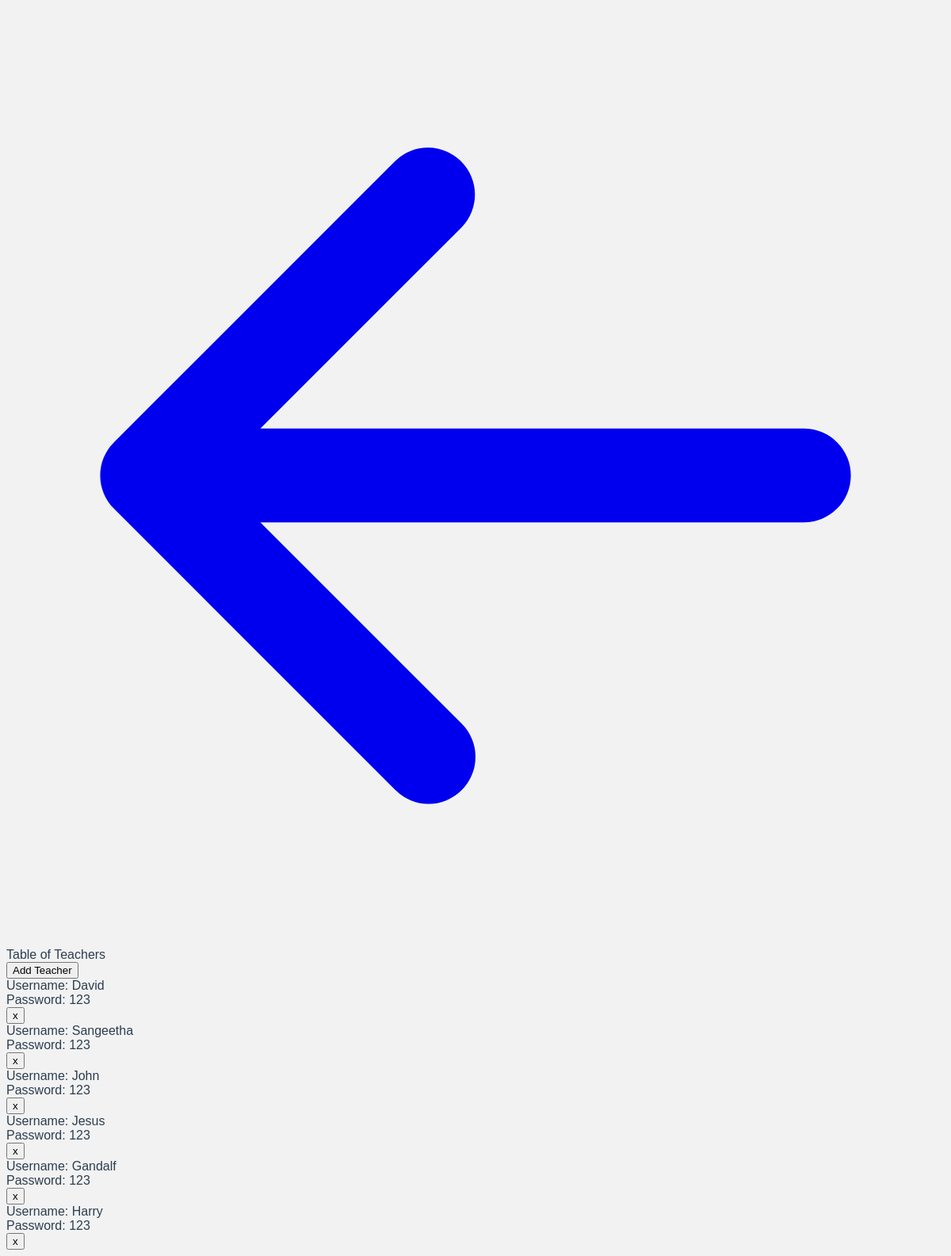
The app's page /tableteacher (signed in) with its own data.
### main.py (models this page shows)
class TrAcc(db.Model):
    id = db.Column(db.Integer, primary_key=True)
    name = db.Column(db.String(200), default = '-')
    pword = db.Column(db.String(200), default = '-')
    assigned_students = db.relationship('StdAcc', backref="assigned_teacher")

### main.py (the view)
@app.route('/tableteacher', methods = ["POST", 'GET'])
def tableTeacher():
    if ("admin" in session):
        listOfTeachers = db.session.query(TrAcc).all()
        return render_template('tableteacher.html',Teachers = listOfTeachers)
    else:
        pass

### templates/tableteacher.html (shortened to what this page needs)
<!DOCTYPE html>
<html>
<head>
    <link rel="stylesheet" href="https://unpkg.com/@zaydek/duomo@0.7.1/dist/production-full.css">
</head>
<body>
    <nav class="sticky t-0 shadow shadow-lg hstack w-full p-12 bg-white">
        <a href="{{url_for('admin')}}">
            <svg class="w-36 h-36" fill="currentColor" viewBox="0 0 20 20" xmlns="http://www.w3.org/2000/svg"><path fill-rule="evenodd" d="M9.707 16.707a1 1 0 01-1.414 0l-6-6a1 1 0 010-1.414l6-6a1 1 0 011.414 1.414L5.414 9H17a1 1 0 110 2H5.414l4.293 4.293a1 1 0 010 1.414z" clip-rule="evenodd"></path></svg>
        </a>
    </nav>
    <div class="container py-28">
        <div class="vstack screen">
            <div class="text-36">Table of Teachers</div>
            <div class="vstack space-28 mt-28 w-full">
                <form action="/addTeacher" method="POST">
                    <input type="submit" class="w-256 bg-white rounded-3 shadow shadow-md p-28" value="Add Teacher" />
                </form>
                {% for Teacher in Teachers %}
                <form action="/deleteEntry" method="POST">
                    <div class="hstack  w-256 p-28 w-full ">
                        <div class="vstack w-full">
                            <div class="w-full bg-white rounded-3 shadow shadow-md p-28 ">Username: {{Teacher.name}}</div>
                            <div class="w-full bg-white rounded-3 shadow shadow-md p-28 ">Password: {{Teacher.pword}}</div>
                        </div>
                        <input type="submit" name="todo" class=" color-red-700 bg-transparent pl-36 text-36 " value="x" />
                    </div>
                </form>
                {% endfor %}
            </div>
        </div>
    </div>
</body>
</html>

### templates/tableteacher.html (style rules this page uses)
body { font-family: Avenir, Helvetica, Arial, sans-serif; -webkit-font-smoothing: antialiased; -moz-osx-font-smoothing: grayscale; color: var(--text-color); background-color: var(--bg-color); }
:root { --bg-color: #F2F2F2; --text-color: #2c3e50; --hover-color: #83A9BD; --title-color: #2c3e50; }

### records on screen
TrAcc: name "David", pword "123"
TrAcc: name "Sangeetha", pword "123"
TrAcc: name "John", pword "123"
TrAcc: name "Jesus", pword "123"
TrAcc: name "Gandalf", pword "123"
TrAcc: name "Harry", pword "123"
